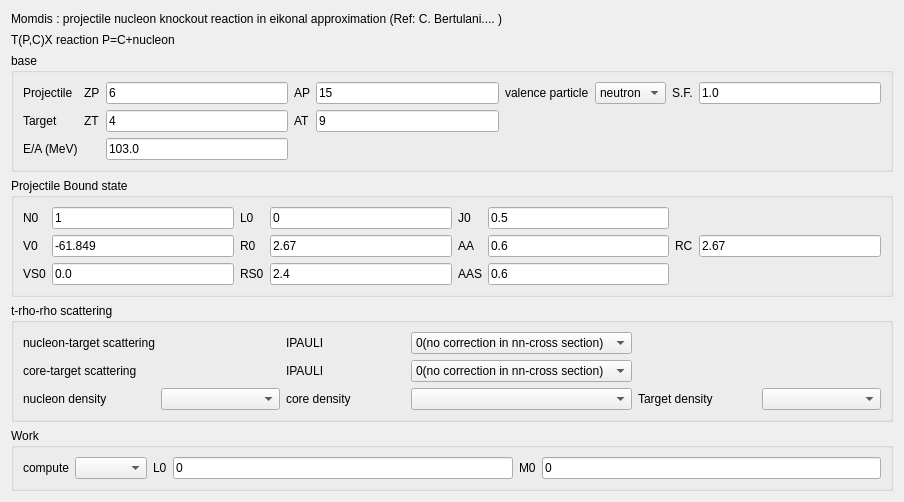
<?xml version="1.0" encoding="UTF-8"?>
<ui version="4.0">
 <class>Dialog</class>
 <widget class="QDialog" name="Dialog">
  <property name="geometry">
   <rect>
    <x>0</x>
    <y>0</y>
    <width>904</width>
    <height>502</height>
   </rect>
  </property>
  <property name="windowTitle">
   <string>Dialog</string>
  </property>
  <layout class="QVBoxLayout" name="verticalLayout">
   <item>
    <widget class="QLabel" name="label">
     <property name="text">
      <string>Momdis : projectile nucleon knockout reaction in eikonal approximation (Ref: C. Bertulani.... )</string>
     </property>
    </widget>
   </item>
   <item>
    <widget class="QLabel" name="label_32">
     <property name="text">
      <string>T(P,C)X reaction P=C+nucleon</string>
     </property>
    </widget>
   </item>
   <item>
    <widget class="QGroupBox" name="groupBox">
     <property name="title">
      <string>base</string>
     </property>
     <layout class="QGridLayout" name="gridLayout">
      <item row="0" column="1">
       <widget class="QLabel" name="label_2">
        <property name="text">
         <string>ZP</string>
        </property>
       </widget>
      </item>
      <item row="0" column="2">
       <widget class="QLineEdit" name="lineEdit_ZP">
        <property name="text">
         <string>6</string>
        </property>
       </widget>
      </item>
      <item row="0" column="4">
       <widget class="QLineEdit" name="lineEdit_AP">
        <property name="text">
         <string>15</string>
        </property>
       </widget>
      </item>
      <item row="0" column="3">
       <widget class="QLabel" name="label_3">
        <property name="text">
         <string>AP</string>
        </property>
       </widget>
      </item>
      <item row="2" column="2">
       <widget class="QLineEdit" name="lineEdit_ZT">
        <property name="text">
         <string>4</string>
        </property>
       </widget>
      </item>
      <item row="2" column="1">
       <widget class="QLabel" name="label_4">
        <property name="text">
         <string>ZT</string>
        </property>
       </widget>
      </item>
      <item row="2" column="0">
       <widget class="QLabel" name="label_6">
        <property name="text">
         <string>Target</string>
        </property>
       </widget>
      </item>
      <item row="2" column="3">
       <widget class="QLabel" name="label_5">
        <property name="text">
         <string>AT</string>
        </property>
       </widget>
      </item>
      <item row="0" column="0">
       <widget class="QLabel" name="label_30">
        <property name="text">
         <string>Projectile</string>
        </property>
       </widget>
      </item>
      <item row="2" column="4">
       <widget class="QLineEdit" name="lineEdit_AT">
        <property name="text">
         <string>9</string>
        </property>
       </widget>
      </item>
      <item row="3" column="0">
       <widget class="QLabel" name="label_7">
        <property name="text">
         <string>E/A (MeV)</string>
        </property>
       </widget>
      </item>
      <item row="3" column="2">
       <widget class="QLineEdit" name="lineEdit_ECA">
        <property name="text">
         <string>103.0</string>
        </property>
       </widget>
      </item>
      <item row="0" column="5">
       <widget class="QLabel" name="label_31">
        <property name="text">
         <string>valence particle</string>
        </property>
       </widget>
      </item>
      <item row="0" column="6">
       <widget class="QComboBox" name="comboBox_nucleon">
        <item>
         <property name="text">
          <string>neutron</string>
         </property>
        </item>
        <item>
         <property name="text">
          <string>proton</string>
         </property>
        </item>
       </widget>
      </item>
      <item row="0" column="7">
       <widget class="QLabel" name="label_8">
        <property name="text">
         <string>S.F.</string>
        </property>
       </widget>
      </item>
      <item row="0" column="8">
       <widget class="QLineEdit" name="lineEdit_S2C">
        <property name="text">
         <string>1.0</string>
        </property>
       </widget>
      </item>
     </layout>
    </widget>
   </item>
   <item>
    <widget class="QGroupBox" name="groupBox_2">
     <property name="title">
      <string>Projectile Bound state</string>
     </property>
     <layout class="QGridLayout" name="gridLayout_2">
      <item row="0" column="0">
       <widget class="QLabel" name="label_9">
        <property name="text">
         <string>N0</string>
        </property>
       </widget>
      </item>
      <item row="0" column="2">
       <widget class="QLabel" name="label_10">
        <property name="text">
         <string>L0</string>
        </property>
       </widget>
      </item>
      <item row="0" column="1">
       <widget class="QLineEdit" name="lineEdit_N0">
        <property name="text">
         <string>1</string>
        </property>
       </widget>
      </item>
      <item row="0" column="3">
       <widget class="QLineEdit" name="lineEdit_L0">
        <property name="text">
         <string>0</string>
        </property>
       </widget>
      </item>
      <item row="0" column="5">
       <widget class="QLineEdit" name="lineEdit_J0">
        <property name="text">
         <string>0.5</string>
        </property>
       </widget>
      </item>
      <item row="0" column="4">
       <widget class="QLabel" name="label_11">
        <property name="text">
         <string>J0</string>
        </property>
       </widget>
      </item>
      <item row="1" column="4">
       <widget class="QLabel" name="label_14">
        <property name="text">
         <string>AA</string>
        </property>
       </widget>
      </item>
      <item row="1" column="0">
       <widget class="QLabel" name="label_12">
        <property name="text">
         <string>V0</string>
        </property>
       </widget>
      </item>
      <item row="1" column="5">
       <widget class="QLineEdit" name="lineEdit_AA">
        <property name="text">
         <string>0.6</string>
        </property>
       </widget>
      </item>
      <item row="1" column="3">
       <widget class="QLineEdit" name="lineEdit_R0">
        <property name="text">
         <string>2.67</string>
        </property>
       </widget>
      </item>
      <item row="1" column="2">
       <widget class="QLabel" name="label_13">
        <property name="text">
         <string>R0</string>
        </property>
       </widget>
      </item>
      <item row="2" column="0">
       <widget class="QLabel" name="label_15">
        <property name="text">
         <string>VS0</string>
        </property>
       </widget>
      </item>
      <item row="1" column="1">
       <widget class="QLineEdit" name="lineEdit_V0">
        <property name="text">
         <string>-61.849</string>
        </property>
       </widget>
      </item>
      <item row="2" column="1">
       <widget class="QLineEdit" name="lineEdit_VS0">
        <property name="text">
         <string>0.0</string>
        </property>
       </widget>
      </item>
      <item row="2" column="2">
       <widget class="QLabel" name="label_16">
        <property name="text">
         <string>RS0</string>
        </property>
       </widget>
      </item>
      <item row="2" column="3">
       <widget class="QLineEdit" name="lineEdit_RS0">
        <property name="text">
         <string>2.4</string>
        </property>
       </widget>
      </item>
      <item row="1" column="6">
       <widget class="QLabel" name="label_18">
        <property name="text">
         <string>RC</string>
        </property>
       </widget>
      </item>
      <item row="2" column="4">
       <widget class="QLabel" name="label_17">
        <property name="text">
         <string>AAS</string>
        </property>
       </widget>
      </item>
      <item row="2" column="5">
       <widget class="QLineEdit" name="lineEdit_AAS">
        <property name="text">
         <string>0.6</string>
        </property>
       </widget>
      </item>
      <item row="1" column="7">
       <widget class="QLineEdit" name="lineEdit_RC">
        <property name="text">
         <string>2.67</string>
        </property>
       </widget>
      </item>
     </layout>
    </widget>
   </item>
   <item>
    <widget class="QGroupBox" name="groupBox_3">
     <property name="title">
      <string>t-rho-rho scattering</string>
     </property>
     <layout class="QGridLayout" name="gridLayout_trhorho">
      <item row="2" column="3">
       <widget class="QComboBox" name="comboBox_den_c"/>
      </item>
      <item row="2" column="2">
       <widget class="QLabel" name="label_22">
        <property name="text">
         <string>core density</string>
        </property>
       </widget>
      </item>
      <item row="0" column="3">
       <widget class="QComboBox" name="comboBox_IPAULIn">
        <item>
         <property name="text">
          <string>0(no correction in nn-cross section)</string>
         </property>
        </item>
        <item>
         <property name="text">
          <string>1(correction in nn-cross section)</string>
         </property>
        </item>
       </widget>
      </item>
      <item row="2" column="4">
       <widget class="QLabel" name="label_21">
        <property name="text">
         <string>Target density</string>
        </property>
       </widget>
      </item>
      <item row="2" column="0">
       <widget class="QLabel" name="label_20">
        <property name="text">
         <string>nucleon density</string>
        </property>
       </widget>
      </item>
      <item row="0" column="2">
       <widget class="QLabel" name="label_19">
        <property name="text">
         <string>IPAULI</string>
        </property>
       </widget>
      </item>
      <item row="1" column="0">
       <widget class="QLabel" name="label_26">
        <property name="text">
         <string>core-target scattering</string>
        </property>
       </widget>
      </item>
      <item row="2" column="1">
       <widget class="QComboBox" name="comboBox_den_n"/>
      </item>
      <item row="0" column="0">
       <widget class="QLabel" name="label_25">
        <property name="text">
         <string>nucleon-target scattering</string>
        </property>
       </widget>
      </item>
      <item row="1" column="2">
       <widget class="QLabel" name="label_23">
        <property name="text">
         <string>IPAULI</string>
        </property>
       </widget>
      </item>
      <item row="1" column="3">
       <widget class="QComboBox" name="comboBox_IPAULIc">
        <item>
         <property name="text">
          <string>0(no correction in nn-cross section)</string>
         </property>
        </item>
        <item>
         <property name="text">
          <string>1(correction in nn-cross section)</string>
         </property>
        </item>
       </widget>
      </item>
      <item row="2" column="5">
       <widget class="QComboBox" name="comboBox_den_t"/>
      </item>
     </layout>
    </widget>
   </item>
   <item>
    <widget class="QGroupBox" name="groupBox_4">
     <property name="title">
      <string>Work</string>
     </property>
     <layout class="QHBoxLayout" name="horizontalLayout">
      <item>
       <widget class="QLabel" name="label_24">
        <property name="text">
         <string>compute</string>
        </property>
       </widget>
      </item>
      <item>
       <widget class="QComboBox" name="comboBox_sigma_type"/>
      </item>
      <item>
       <widget class="QLabel" name="label_27">
        <property name="text">
         <string>L0</string>
        </property>
       </widget>
      </item>
      <item>
       <widget class="QLineEdit" name="lineEdit_sig_L0">
        <property name="text">
         <string>0</string>
        </property>
       </widget>
      </item>
      <item>
       <widget class="QLabel" name="label_28">
        <property name="text">
         <string>M0</string>
        </property>
       </widget>
      </item>
      <item>
       <widget class="QLineEdit" name="lineEdit_sig_M0">
        <property name="text">
         <string>0</string>
        </property>
       </widget>
      </item>
     </layout>
    </widget>
   </item>
  </layout>
 </widget>
 <resources/>
 <connections/>
</ui>
